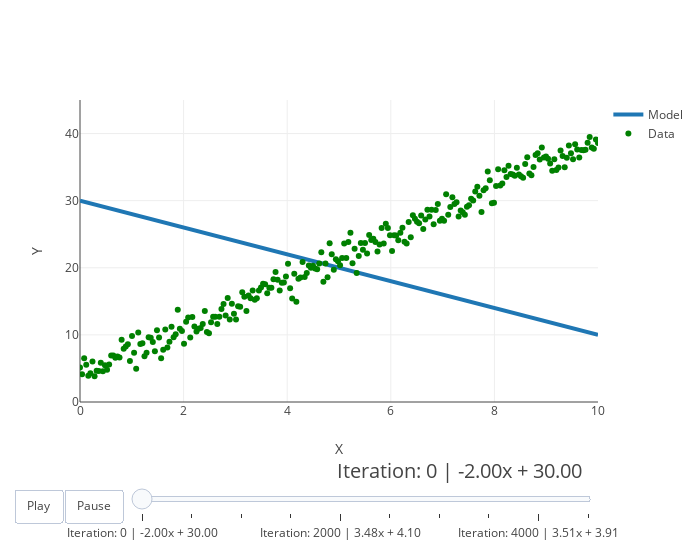

The notebook cell this image was saved under:
### Code cell
plotly.offline.iplot(figure, show_link=False)

### Figure 1 — Plotly figure (JSON) as saved in the notebook; plotly's stock layout.template omitted (floating-point values rounded to 4 significant figures; data arrays with more than 128 entries replaced by an {"elided": "..."} marker saying what was removed)
{"data": [{"line": {"width": 4}, "name": "Model", "x": {"elided": "250 float values"}, "y": {"elided": "250 float values"}}, {"marker": {"color": "green"}, "mode": "markers", "name": "Data", "x": {"elided": "250 float values"}, "y": {"elided": "250 float values"}}], "layout": {"hovermode": "closest", "sliders": [{"active": -1, "currentvalue": {"font": {"size": 20}, "prefix": "", "visible": true, "xanchor": "right"}, "len": 0.9, "pad": {"b": 10, "t": 50}, "steps": [{"args": [[0], {"frame": {"redraw": false}, "mode": "immediate", "transition": {"duration": 800}}], "label": "Iteration: 0 | -2.00x + 30.00", "method": "animate"}, {"args": [[500], {"frame": {"redraw": false}, "mode": "immediate", "transition": {"duration": 800}}], "label": "Iteration: 500 | 2.35x + 11.59", "method": "animate"}, {"args": [[1000], {"frame": {"redraw": false}, "mode": "immediate", "transition": {"duration": 800}}], "label": "Iteration: 1000 | 3.17x + 6.15", "method": "animate"}, {"args": [[1500], {"frame": {"redraw": false}, "mode": "immediate", "transition": {"duration": 800}}], "label": "Iteration: 1500 | 3.41x + 4.56", "method": "animate"}, {"args": [[2000], {"frame": {"redraw": false}, "mode": "immediate", "transition": {"duration": 800}}], "label": "Iteration: 2000 | 3.48x + 4.10", "method": "animate"}, {"args": [[2500], {"frame": {"redraw": false}, "mode": "immediate", "transition": {"duration": 800}}], "label": "Iteration: 2500 | 3.50x + 3.97", "method": "animate"}, {"args": [[3000], {"frame": {"redraw": false}, "mode": "immediate", "transition": {"duration": 800}}], "label": "Iteration: 3000 | 3.51x + 3.93", "method": "animate"}, {"args": [[3500], {"frame": {"redraw": false}, "mode": "immediate", "transition": {"duration": 800}}], "label": "Iteration: 3500 | 3.51x + 3.91", "method": "animate"}, {"args": [[4000], {"frame": {"redraw": false}, "mode": "immediate", "transition": {"duration": 800}}], "label": "Iteration: 4000 | 3.51x + 3.91", "method": "animate"}, {"args": [[4500], {"frame": {"redraw": false}, "mode": "immediate", "transition": {"duration": 800}}], "label": "Iteration: 4500 | 3.51x + 3.91", "method": "animate"}], "transition": {"duration": 800}, "x": 0.1, "xanchor": "left", "y": 0, "yanchor": "top"}], "updatemenus": [{"buttons": [{"args": [null, {"frame": {"duration": 800, "redraw": false}, "fromcurrent": true, "transition": {"duration": 800}}], "label": "Play", "method": "animate"}, {"args": [[null], {"frame": {"duration": 0, "redraw": false}, "mode": "immediate", "transition": {"duration": 0}}], "label": "Pause", "method": "animate"}], "direction": "left", "pad": {"r": 10, "t": 87}, "showactive": false, "type": "buttons", "x": 0.1, "xanchor": "right", "y": 0, "yanchor": "top"}], "width": "700", "xaxis": {"range": [0, 10], "title": "X"}, "yaxis": {"range": [0, 45], "title": "Y"}}}
